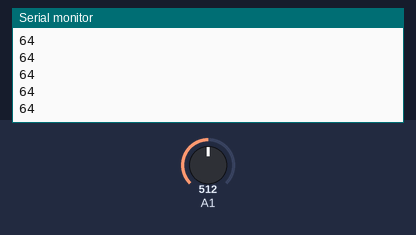
The sketch below on a simulated Teensy 4. On the bench: the last lines printed to the serial monitor. The inputs (shaded band) are chosen by the test bench; at power-on: A1 = 512.

Above: at 1.2 s.
1.3 s: A1 set to 716
At 1.31 s:
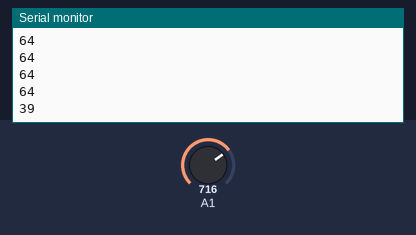
2.8 s: A1 set to 900
At 2.81 s:
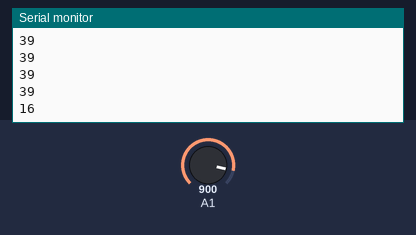
Timing chart, 0 to 5.8 s (numbered marks = the images above; inputs shaded):
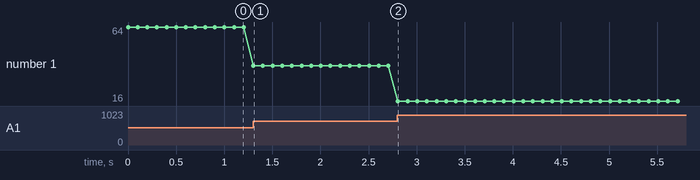

Measured:
- after the input at 1.3 s, the serial monitor: prints a new line at once (image 1)
- after the input at 2.8 s, the serial monitor: prints a new line at once (image 2)
- plotted number 1: 64 → 39 after the input at 1.3 s, 39 → 16 after the input at 2.8 s

The sketch:

Ableton_Mapping.ino
```cpp
void setup() {

}

void loop() {

  int potVal = analogRead(A1); //read analog pin
  potVal = map(potVal, 0, 1023, 127, 0); //map values to midi

  usbMIDI.sendControlChange(15, (potVal), 1); //send to ableton
  Serial.println(potVal); //check value in serial
  delay(100);

}
```
